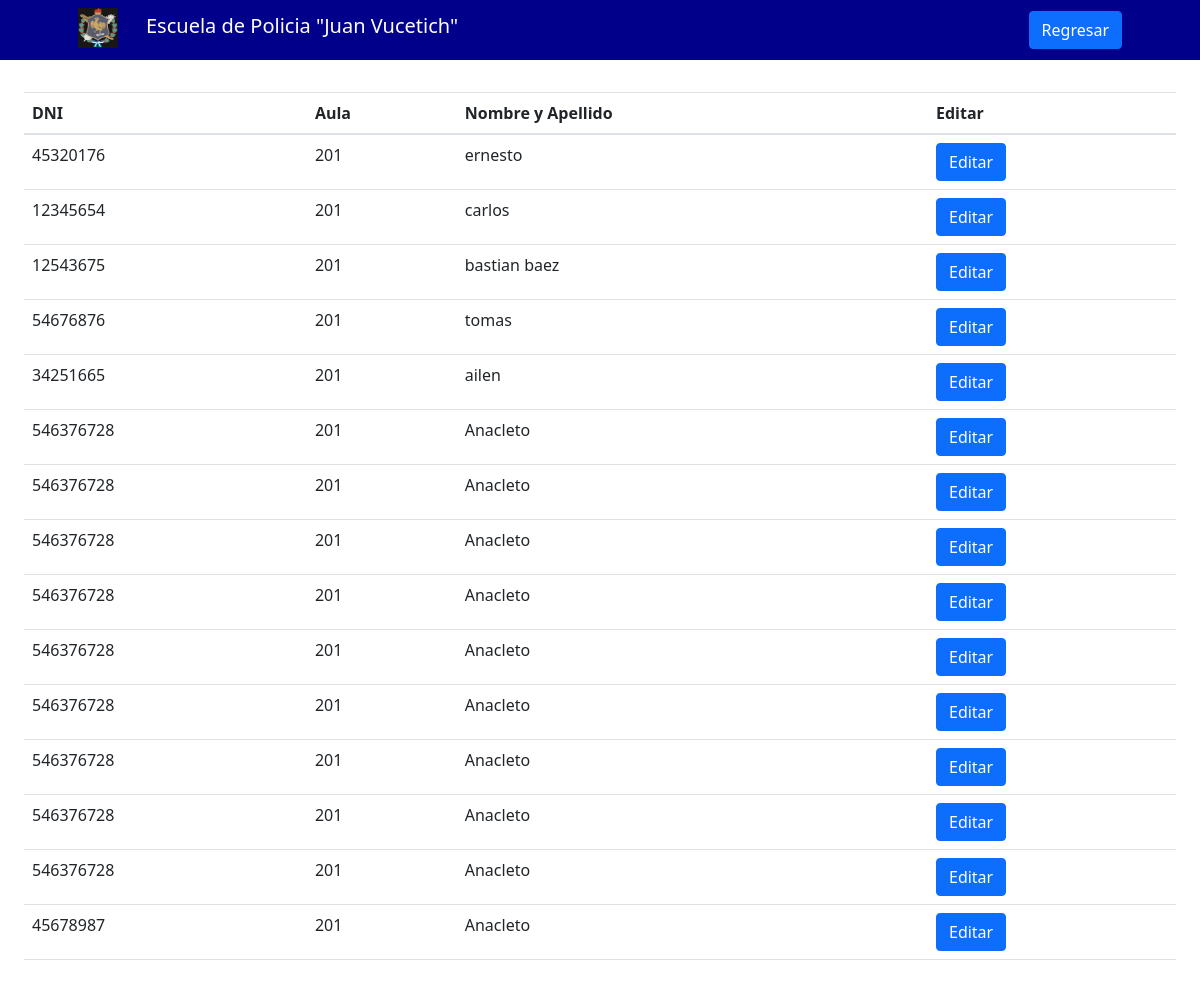
/cargarCambiosdeaula.php (signed in), run on an earlier commit of the app's database.
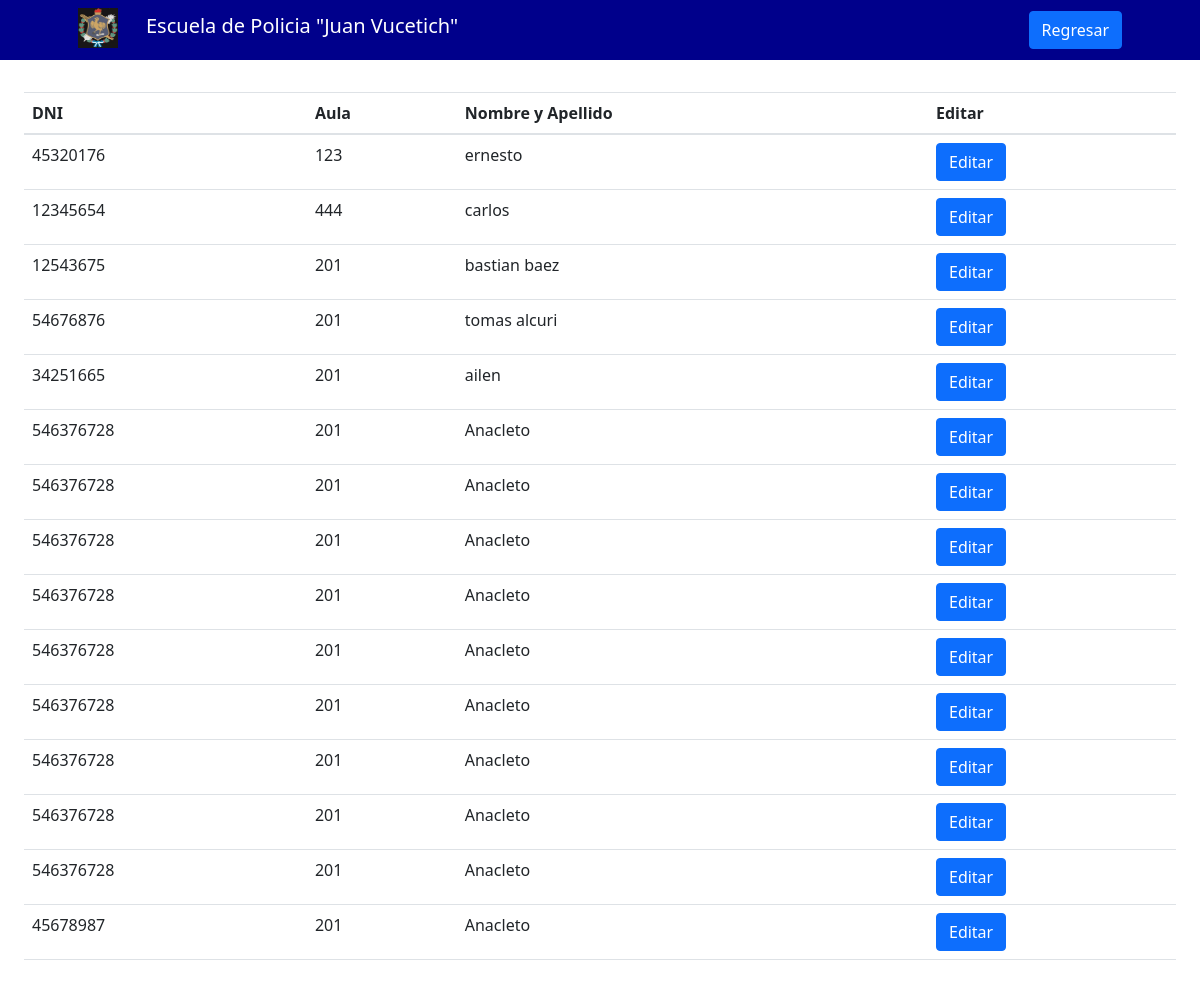
And on a later commit of the database.
### tables this page shows
CREATE TABLE `alumnos` (
  `dni` int(20) NOT NULL,
  `nomApe` text NOT NULL,
  `email` varchar(150) NOT NULL,
  `telefono` varchar(12) NOT NULL,
  `cdPostal` int(4) NOT NULL,
  `distrito` varchar(150) NOT NULL,
  `domicilio` varchar(150) NOT NULL,
  `destino` varchar(150) NOT NULL,
  `comisariaD` varchar(150) NOT NULL,
  `secundario` text NOT NULL,
  `paisNacimiento` text NOT NULL,
  `aula` varchar(3) NOT NULL,
  `armaAsig` varchar(40) NOT NULL,
  `estado` int(1) NOT NULL,
  `fechaB` date NOT NULL
);

### cargarCambiosdeaula.php (the view, shortened to what this page needs)
<?php
include("modulos/loginMod.php");
?>
<!DOCTYPE html>
<html lang="en">
<head>
        <link href="https://cdn.jsdelivr.net/npm/bootstrap-icons@1.5.0/font/bootstrap-icons.css" rel="stylesheet" />
        <link href="css/styles.css" rel="stylesheet" />
</head>
<body>
 <nav class="navbar navbar-expand-lg" style="background-color: rgb(0, 0, 139);" >
            <div class="container px-4 px-lg-5">
                <img src="assets/imagenes/alto somos la polisia.jpg" width="40" height="40" class="mr-2 mb-1" alt="" id="logo"><h5 style="color:white; padding-left:20px;padding-top:auto">Escuela de Policia "Juan Vucetich"</h5>
                <div class="collapse navbar-collapse" id="navbarSupportedContent">
         <div>
            <button class="btn btn-primary" name="logout" type="submit" onclick="bypass();">Regresar</button>
           </div>
                </div>
            </div>
        </nav>
        <div class="container-fluid mt-2 p-4">
     <table class="table caption-top">
  <thead>
    <tr>
    <th scope="col">DNI</th>
    <th scope="col">Aula</th>
    <th scope="col">Nombre y Apellido</th>
    <th scope="col">Editar </th>
    </tr>
  </thead>
        <?php
	$sql = "SELECT * FROM `alumnos`";
	$query = mysqli_query($connection, $sql);
	foreach($query as $row){
    $dni=$row['dni'];
    echo "<tr>";
    echo "<td scope='row' name='dni' id='dni'>$dni</td>";
    echo "<td scope='row'  id='aula'>" . $row['aula']. "</td>";
	echo "<td scope='row' id='nombreyapellido'>". $row['nomApe']."</td>";
    echo "<td scope='row'> <button type='button' class='btn btn-primary editbtn' data-toggle='modal' data-target='#editar'>
    Editar</button></td>";
    echo '</tr>';
	}
 ?>
        </body>

### modulos/loginMod.php (shortened to what this page needs)
<!doctype html>
<html lang="en">
  <head>
    <link rel="stylesheet" href="https://cdn.jsdelivr.net/npm/bootstrap@4.6.1/dist/css/bootstrap.min.css">
  </head>
  <body>
  </body>
</html>

What changed in the data, as far as the page shows it:
changed alumnos "45320176": aula "201" → "123"
changed alumnos "12345654": aula "201" → "444"
changed alumnos "54676876": nomApe "tomas" → "tomas alcuri"
